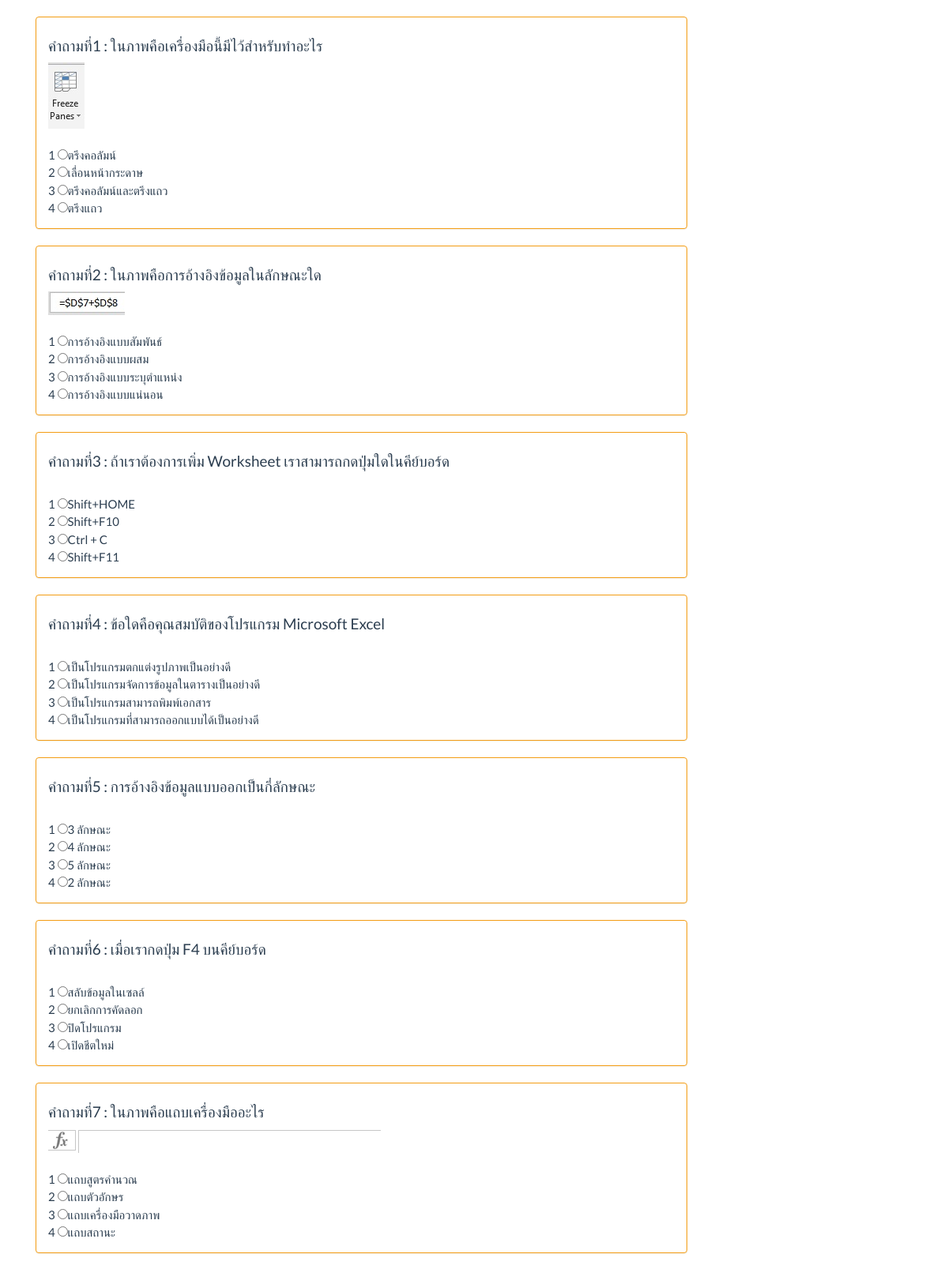
The page / (upper part) on the database its author committed.
### tables this page shows
CREATE TABLE `question` (
  `QuestionID` int(11) NOT NULL,
  `Question` varchar(500) NOT NULL,
  `AnswerTrue` varchar(300) NOT NULL,
  `img` varchar(150) NOT NULL
);

CREATE TABLE `answer` (
  `AnswerID` int(11) NOT NULL,
  `QuestionID` int(100) NOT NULL,
  `Answer` varchar(500) NOT NULL
);

### index.php (the view, shortened to what this page needs)
<!DOCTYPE>
<html>
<head>
<link rel="stylesheet" href="bootstrap-3.3.7-dist/css/bootstrap.min.css">
</head>
<body>
  <?php
     include 'config.php';
   ?>
   <br>
      <div class="container">
      <div class="col-md-9">
      <form action="?Act=checkPoint" method="post">
                <?php
                $selectque = "select * from question  where QuestionID ORDER BY rand() LIMIT 10";
                $queryque = mysqli_query($conn,$selectque);
                    $i=0;
                while($que = mysqli_fetch_array($queryque)){
                    $i++;
                ?>
                   <div class="panel panel-warning">
                   <div class="panel-body ">
                  <h4>คำถามที่<?php echo  $i; ?> :</b> <?php echo $que['Question']; ?><input type="hidden" name="hdAnswerTrue[]" value="<?php echo $que['AnswerTrue'];?>"></h4>
					<?php if ($que['img'] != "")
					echo "<img  class=\"img-responsive\" src ='imgtest/".$que["img"]."'/>"
	                                ?>
                    <br>
                    <?php
		    $no=0;
                    $selectans= " select * from answer where QuestionID ='".$que['QuestionID']."' ORDER BY rand()";
		    $queryans = mysqli_query($conn,$selectans);
                    while($ans = mysqli_fetch_array($queryans)){
		    $no++;
		    ?>
                   <?php echo $no;?>
                    <input type="radio" id="Answer<?php echo $i;?>_<?php echo $no;?>" name="Answer<?php echo $i;?>" value="<?php  echo $ans['Answer'];?>" /><?php echo $ans['Answer'];?><br>
                  <?php } ?>
                   </div>
                   </div>
                  <?php } ?>
          </form>
     </div>
       </div>
</body>
</html>

### rows shown on the page
question: Question "ในภาพคือเครื่องมือนี้มีไว้สำหรับทำอะไร", img (picture)
answer: Answer "ตรึงคอลัมน์"
answer: Answer "เลื่อนหน้ากระดาษ"
answer: Answer "ตรึงคอลัมน์และตรึงแถว"
answer: Answer "ตรึงแถว"
question: Question "ในภาพคือการอ้างอิงข้อมูลในลักษณะใด", img (picture)
answer: Answer "การอ้างอิงแบบสัมพันธ์"
answer: Answer "การอ้างอิงแบบผสม"
answer: Answer "การอ้างอิงแบบระบุตำแหน่ง"
answer: Answer "การอ้างอิงแบบแน่นอน"
question: Question "ถ้าเราต้องการเพิ่ม Worksheet เราสามารถกดปุ่มใดในคีย์บอร์ด"
answer: Answer "Shift+HOME"
answer: Answer "Shift+F10"
answer: Answer "Ctrl + C"
answer: Answer "Shift+F11"
question: Question "ข้อใดคือคุณสมบัติของโปรแกรม Microsoft Excel"
answer: Answer "เป็นโปรแกรมตกแต่งรูปภาพเป็นอย่างดี"
answer: Answer "เป็นโปรแกรมจัดการข้อมูลในตารางเป็นอย่างดี"
answer: Answer "เป็นโปรแกรมสามารถพิมพ์เอกสาร"
answer: Answer "เป็นโปรแกรมที่สามารถออกแบบได้เป็นอย่างดี"
question: Question "การอ้างอิงข้อมูลแบบออกเป็นกี่ลักษณะ"
answer: Answer "3 ลักษณะ"
answer: Answer "4 ลักษณะ"
answer: Answer "5 ลักษณะ"
answer: Answer "2 ลักษณะ"
question: Question "เมื่อเรากดปุ่ม F4 บนคีย์บอร์ด"
answer: Answer "สลับข้อมูลในเซลล์"
answer: Answer "ยกเลิกการคัดลอก"
answer: Answer "ปิดโปรแกรม"
answer: Answer "เปิดชีตใหม่"
question: Question "ในภาพคือแถบเครื่องมืออะไร", img (picture)
answer: Answer "แถบสูตรคำนวณ"
answer: Answer "แถบตัวอักษร"
answer: Answer "แถบเครื่องมือวาดภาพ"
answer: Answer "แถบสถานะ"
